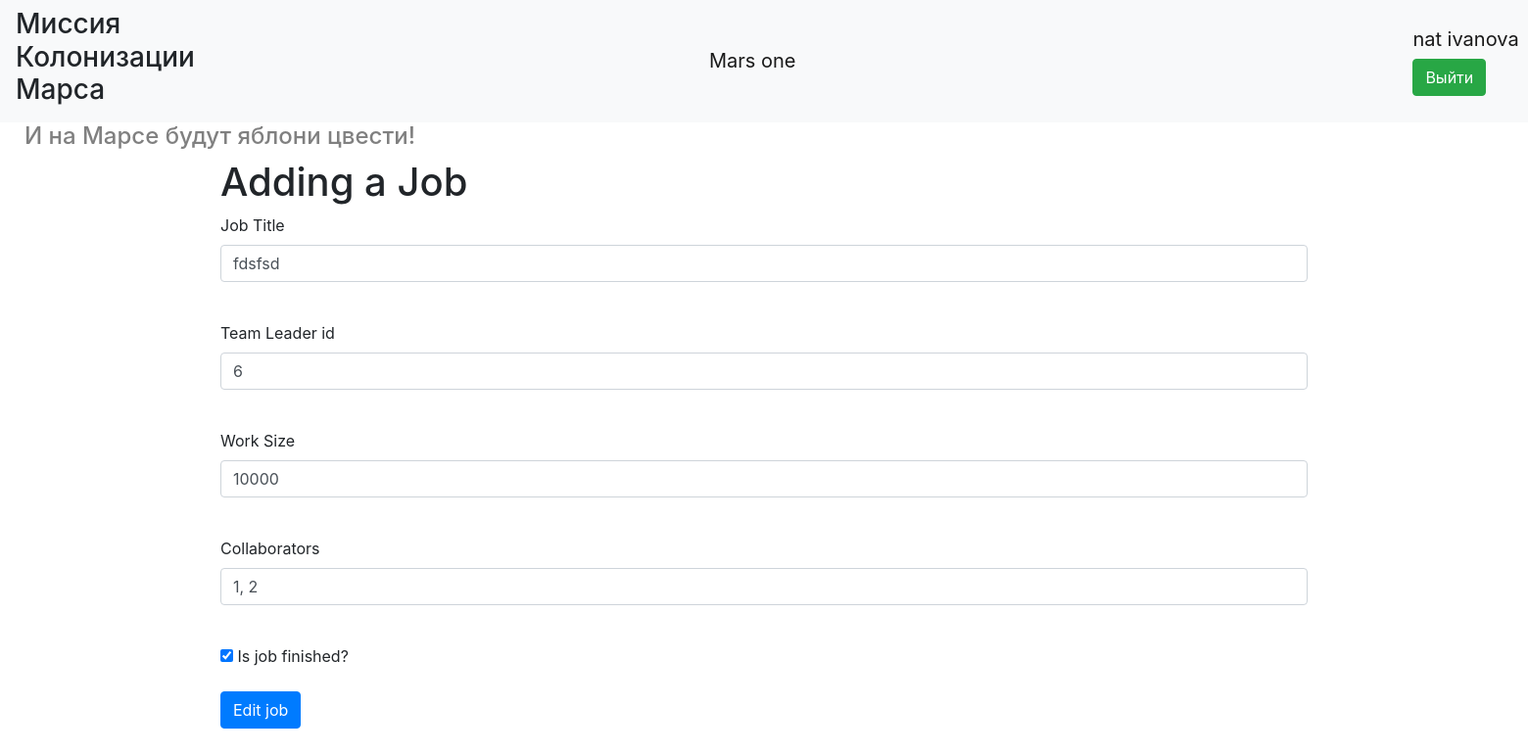
Screenshot of /job/3 (signed in) with the database file from the repository.
### data/users.py (models this page shows, shortened)
class User(SqlAlchemyBase, UserMixin, SerializerMixin):
    __tablename__ = "users"
    id = sqlalchemy.Column(sqlalchemy.Integer,
                           primary_key=True, autoincrement=True)
    surname = sqlalchemy.Column(sqlalchemy.String, nullable=True)
    name = sqlalchemy.Column(sqlalchemy.String, nullable=True)
    age = sqlalchemy.Column(sqlalchemy.Integer, nullable=True)
    position = sqlalchemy.Column(sqlalchemy.String, nullable=True)
    speciality = sqlalchemy.Column(sqlalchemy.String, nullable=True)
    address = sqlalchemy.Column(sqlalchemy.String, nullable=True)
    email = sqlalchemy.Column(sqlalchemy.String, unique=True, nullable=True)
    hashed_password = sqlalchemy.Column(sqlalchemy.String, nullable=True)
    modified_date = sqlalchemy.Column(sqlalchemy.DateTime, nullable=True)
    jobs = orm.relation("Jobs", back_populates='user')

### data/jobs.py (models this page shows, shortened)
class Jobs(SqlAlchemyBase, UserMixin, SerializerMixin):
    __tablename__ = 'jobs'
    id = sqlalchemy.Column(sqlalchemy.Integer,
                           primary_key=True, autoincrement=True)
    team_leader = sqlalchemy.Column(sqlalchemy.Integer, sqlalchemy.ForeignKey("users.id"), nullable=True)
    job = sqlalchemy.Column(sqlalchemy.String, nullable=True)
    work_size = sqlalchemy.Column(sqlalchemy.Integer, nullable=True)
    collaborators = sqlalchemy.Column(sqlalchemy.String, nullable=True)
    start_date = sqlalchemy.Column(sqlalchemy.DateTime, nullable=True)
    end_date = sqlalchemy.Column(sqlalchemy.DateTime, nullable=True)
    is_finished = sqlalchemy.Column(sqlalchemy.BOOLEAN, nullable=True)
    user = orm.relation('User')

### main.py (the view, shortened to what this page needs)
@app.route('/job/<int:job_id>', methods=['GET', 'POST'])
@login_required
def edit_job(job_id):
    form = AddJobForm()
    if request.method == "GET":
        db_sess = db_session.create_session()
        job = db_sess.query(Jobs).filter(Jobs.id == job_id,
                                         Jobs.team_leader == current_user.id).first()
        if job:
            form.team_leader.data = job.user.id
            form.job.data = job.job
            form.work_size.data = job.work_size
            form.collaborators.data = job.collaborators
            form.is_finished.data = job.is_finished
        else:
            abort(404)
    form.submit.label.text = "Edit job"
    return render_template('add_jobs.html', title="Edit Job", form=form)

### forms/job_form.py
class AddJobForm(FlaskForm):
    team_leader = StringField("Team Leader id", validators=[DataRequired()])
    job = StringField("Job Title", validators=[DataRequired()])
    work_size = StringField("Work Size", validators=[DataRequired()])
    collaborators = StringField("Collaborators", validators=[DataRequired()])
    is_finished = BooleanField('Is job finished?')
    submit = SubmitField('Add job')

### data/db_session.py (called while the page is built)
def create_session() -> Session:
    global __factory
    return __factory()

### main.py (called while the page is built)
@login_manager.user_loader
def load_user(user_id):
    db_sess = db_session.create_session()
    return db_sess.query(User).get(user_id)

### templates/add_jobs.html (shortened to what this page needs)
{% extends "base.html" %}
{% block content %}
<h1>Adding a Job</h1>
<form action="" method="post">
    <p>
        {{ form.job.label }}<br>
        {{ form.job(class="form-control") }}<br>
    </p>
    <p>
        {{ form.team_leader.label }}<br>
        {{ form.team_leader(class="form-control") }}<br>
    </p>
    <p>
        {{ form.work_size.label }}<br>
        {{ form.work_size(class="form-control") }}<br>
    </p>
    <p>
        {{ form.collaborators.label }}<br>
        {{ form.collaborators(class="form-control") }}<br>
    </p>
    <p>{{ form.is_finished }} {{ form.is_finished.label }}</p>
    <p>{{ form.submit(type="submit", class="btn btn-primary") }}</p>
</form>
{% endblock %}

### templates/base.html (shortened to what this page needs)
<!doctype html>
<html lang="en" xmlns="http://www.w3.org/1999/html">
<head>
    <link rel="stylesheet"
          href="https://stackpath.bootstrapcdn.com/bootstrap/4.4.1/css/bootstrap.min.css"
>
    <link rel="stylesheet" href="static/css/style.css">
</head>
<body>
<header>
    <nav class="navbar navbar-light bg-light navbar-expand-lg">
        <h3 style="margin-right:525px">Миссия Колонизации Марса</h3>
        <a style="margin-right:630px" class="navbar-brand" href="/">Mars one</a>
        {% if title != "Авторизация"%}
            {% if current_user.is_authenticated %}
                <p style="margin-top: 10px;">
                    <a class="navbar-brand" >{{ current_user.name + " " + current_user.surname}}</a>
                    <a class="btn btn-success"  href="/logout">Выйти</a>
                </p>
            {% else %}
                <p style="margin-top: 15px;">
                    <a class="btn btn-primary " href="/register">Зарегистрироваться</a>
                    <a class="btn btn-success" href="/login">Войти</a>
                </p>
            {% endif %}
        {% endif %}
    </nav>
</header>
<h4 style="padding-left: 25px; color:grey">И на Марсе будут яблони цвести!</h4>
<main role="main" class="container">
    {% block content %}{% endblock %}
</main>
</body>

### rows the page displays
User: name+surname "nat ivanova"
Jobs: job "fdsfsd", team_leader "6", work_size "10000", collaborators "1, 2", is_finished "☑"
